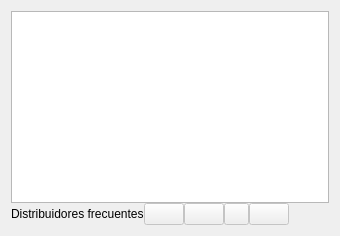
         <widget class="QWidget" name="tab_distribuidores">
          <attribute name="title">
           <string>Distrubuidores</string>
          </attribute>
          <layout class="QVBoxLayout" name="verticalLayout_4">
           <item>
            <layout class="QVBoxLayout" name="verticalLayout_2">
             <property name="spacing">
              <number>0</number>
             </property>
             <item>
              <widget class="QTableView" name="tablaProveedores">
               <property name="maximumSize">
                <size>
                 <width>16777215</width>
                 <height>1677215</height>
                </size>
               </property>
               <property name="editTriggers">
                <set>QAbstractItemView::EditTrigger::NoEditTriggers</set>
               </property>
               <property name="alternatingRowColors">
                <bool>true</bool>
               </property>
               <property name="selectionMode">
                <enum>QAbstractItemView::SelectionMode::SingleSelection</enum>
               </property>
               <property name="selectionBehavior">
                <enum>QAbstractItemView::SelectionBehavior::SelectRows</enum>
               </property>
               <property name="gridStyle">
                <enum>Qt::PenStyle::DotLine</enum>
               </property>
               <property name="sortingEnabled">
                <bool>false</bool>
               </property>
               <attribute name="horizontalHeaderCascadingSectionResizes">
                <bool>false</bool>
               </attribute>
               <attribute name="horizontalHeaderShowSortIndicator" stdset="0">
                <bool>false</bool>
               </attribute>
               <attribute name="horizontalHeaderStretchLastSection">
                <bool>true</bool>
               </attribute>
               <attribute name="verticalHeaderVisible">
                <bool>false</bool>
               </attribute>
              </widget>
             </item>
             <item>
              <layout class="QHBoxLayout" name="horizontalLayout_3">
               <item>
                <widget class="QLabel" name="label_23">
                 <property name="text">
                  <string>Distribuidores frecuentes</string>
                 </property>
                </widget>
               </item>
               <item>
                <widget class="QPushButton" name="btnAnadirDistribuidores">
                 <property name="enabled">
                  <bool>false</bool>
                 </property>
                 <property name="toolTip">
                  <string>&lt;html&gt;&lt;head/&gt;&lt;body&gt;&lt;p&gt;&lt;span style=&quot; color:#ff0000;&quot;&gt;Añadir proveedor frecuente a ficha de artículo&lt;/span&gt;&lt;/p&gt;&lt;p&gt;&lt;br/&gt;&lt;/p&gt;&lt;/body&gt;&lt;/html&gt;</string>
                 </property>
                 <property name="text">
                  <string/>
                 </property>
                 <property name="icon">
                  <iconset resource="../designer.qrc">
                   <normaloff>:/PNG/resources/icons/png/Add.png</normaloff>:/PNG/resources/icons/png/Add.png</iconset>
                 </property>
                 <property name="iconSize">
                  <size>
                   <width>15</width>
                   <height>15</height>
                  </size>
                 </property>
                </widget>
               </item>
               <item>
                <widget class="QPushButton" name="btnEditarDistribuidorFrecuente">
                 <property name="enabled">
                  <bool>false</bool>
                 </property>
                 <property name="toolTip">
                  <string>&lt;html&gt;&lt;head/&gt;&lt;body&gt;&lt;p&gt;&lt;span style=&quot; color:#ff0000;&quot;&gt;Editar datos proveedor frecuente&lt;/span&gt;&lt;/p&gt;&lt;/body&gt;&lt;/html&gt;</string>
                 </property>
                 <property name="text">
                  <string/>
                 </property>
                 <property name="icon">
                  <iconset resource="../designer.qrc">
                   <normaloff>:/PNG/resources/icons/png/Edit.png</normaloff>:/PNG/resources/icons/png/Edit.png</iconset>
                 </property>
                 <property name="iconSize">
                  <size>
                   <width>15</width>
                   <height>15</height>
                  </size>
                 </property>
                </widget>
               </item>
               <item>
                <widget class="QPushButton" name="btnBorrarDistribuidores">
                 <property name="enabled">
                  <bool>false</bool>
                 </property>
                 <property name="maximumSize">
                  <size>
                   <width>25</width>
                   <height>16777215</height>
                  </size>
                 </property>
                 <property name="toolTip">
                  <string>&lt;html&gt;&lt;head/&gt;&lt;body&gt;&lt;p&gt;&lt;span style=&quot; color:#ff0000;&quot;&gt;Quitar proveedor frecuente de ficha de artículo&lt;/span&gt;&lt;/p&gt;&lt;/body&gt;&lt;/html&gt;</string>
                 </property>
                 <property name="text">
                  <string/>
                 </property>
                 <property name="icon">
                  <iconset resource="../designer.qrc">
                   <normaloff>:/PNG/resources/icons/png/delete.png</normaloff>:/PNG/resources/icons/png/delete.png</iconset>
                 </property>
                 <property name="iconSize">
                  <size>
                   <width>15</width>
                   <height>15</height>
                  </size>
                 </property>
                </widget>
               </item>
               <item>
                <widget class="QPushButton" name="btnAsignarDistribuidor">
                 <property name="enabled">
                  <bool>false</bool>
                 </property>
                 <property name="toolTip">
                  <string>&lt;html&gt;&lt;head/&gt;&lt;body&gt;&lt;p&gt;&lt;span style=&quot; color:#ff0000;&quot;&gt;Asignar como proveedor principal.&lt;/span&gt;&lt;/p&gt;&lt;/body&gt;&lt;/html&gt;</string>
                 </property>
                 <property name="text">
                  <string/>
                 </property>
                 <property name="icon">
                  <iconset resource="../designer.qrc">
                   <normaloff>:/PNG/resources/icons/png/Save.png</normaloff>:/PNG/resources/icons/png/Save.png</iconset>
                 </property>
                 <property name="iconSize">
                  <size>
                   <width>15</width>
                   <height>15</height>
                  </size>
                 </property>
                </widget>
               </item>
               <item>
                <spacer name="horizontalSpacer_2">
                 <property name="orientation">
                  <enum>Qt::Orientation::Horizontal</enum>
                 </property>
                 <property name="sizeHint" stdset="0">
                  <size>
                   <width>40</width>
                   <height>20</height>
                  </size>
                 </property>
                </spacer>
               </item>
              </layout>
             </item>
            </layout>
           </item>
          </layout>
         </widget>
